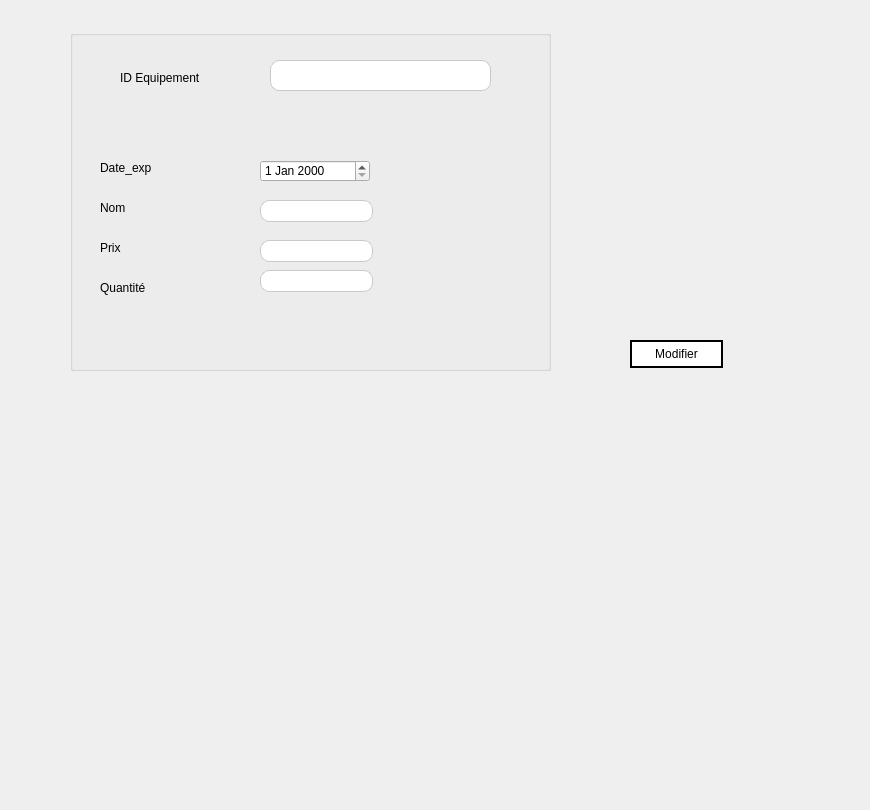
      <widget class="QWidget" name="tab_143">
       <attribute name="title">
        <string>Modifier un équipement</string>
       </attribute>
       <widget class="QLabel" name="label_11">
        <property name="geometry">
         <rect>
          <x>120</x>
          <y>70</y>
          <width>131</width>
          <height>16</height>
         </rect>
        </property>
        <property name="styleSheet">
         <string notr="true">
font: 87 8pt &quot;Segoe UI Black&quot;;</string>
        </property>
        <property name="text">
         <string>ID Equipement</string>
        </property>
       </widget>
       <widget class="QLineEdit" name="lineEdit_6">
        <property name="geometry">
         <rect>
          <x>270</x>
          <y>60</y>
          <width>221</width>
          <height>31</height>
         </rect>
        </property>
        <property name="styleSheet">
         <string notr="true">QLineEdit {
background-color: #ffffff;
border: 1px solid #c9c9c9;
border-radius: 9px;
padding: 2px 8px;
}

QLineEdit:focus {
border-color: #1e90ff;
}</string>
        </property>
        <property name="text">
         <string/>
        </property>
       </widget>
       <widget class="QLineEdit" name="lineEdit_7">
        <property name="geometry">
         <rect>
          <x>260</x>
          <y>240</y>
          <width>113</width>
          <height>22</height>
         </rect>
        </property>
        <property name="styleSheet">
         <string notr="true">QLineEdit {
background-color: #ffffff;
border: 1px solid #c9c9c9;
border-radius: 9px;
padding: 2px 8px;
}

QLineEdit:focus {
border-color: #1e90ff;
}</string>
        </property>
       </widget>
       <widget class="QDateEdit" name="dateEdit_2">
        <property name="geometry">
         <rect>
          <x>260</x>
          <y>160</y>
          <width>110</width>
          <height>22</height>
         </rect>
        </property>
       </widget>
       <widget class="QLineEdit" name="lineEdit_5">
        <property name="geometry">
         <rect>
          <x>260</x>
          <y>200</y>
          <width>113</width>
          <height>22</height>
         </rect>
        </property>
        <property name="styleSheet">
         <string notr="true">QLineEdit {
background-color: #ffffff;
border: 1px solid #c9c9c9;
border-radius: 9px;
padding: 2px 8px;
}

QLineEdit:focus {
border-color: #1e90ff;
}</string>
        </property>
       </widget>
       <widget class="QLabel" name="label_9">
        <property name="geometry">
         <rect>
          <x>100</x>
          <y>160</y>
          <width>111</width>
          <height>16</height>
         </rect>
        </property>
        <property name="styleSheet">
         <string notr="true">
font: 87 8pt &quot;Segoe UI Black&quot;;</string>
        </property>
        <property name="text">
         <string>Date_exp</string>
        </property>
       </widget>
       <widget class="QLabel" name="label_13">
        <property name="geometry">
         <rect>
          <x>100</x>
          <y>200</y>
          <width>101</width>
          <height>16</height>
         </rect>
        </property>
        <property name="styleSheet">
         <string notr="true">
font: 87 8pt &quot;Segoe UI Black&quot;;</string>
        </property>
        <property name="text">
         <string>Nom</string>
        </property>
       </widget>
       <widget class="QLabel" name="label_12">
        <property name="geometry">
         <rect>
          <x>100</x>
          <y>240</y>
          <width>101</width>
          <height>16</height>
         </rect>
        </property>
        <property name="styleSheet">
         <string notr="true">
font: 87 8pt &quot;Segoe UI Black&quot;;</string>
        </property>
        <property name="text">
         <string>Prix</string>
        </property>
       </widget>
       <widget class="QPushButton" name="pushButton">
        <property name="geometry">
         <rect>
          <x>630</x>
          <y>340</y>
          <width>93</width>
          <height>28</height>
         </rect>
        </property>
        <property name="styleSheet">
         <string notr="true">QPushButton {
border: 2px solid black;
font: 87 7pt &quot;Segoe UI Black&quot;;
	background-color: rgb(255, 255, 255);

}</string>
        </property>
        <property name="text">
         <string>Modifier</string>
        </property>
       </widget>
       <widget class="QGroupBox" name="groupBox_2_">
        <property name="geometry">
         <rect>
          <x>70</x>
          <y>30</y>
          <width>481</width>
          <height>341</height>
         </rect>
        </property>
        <property name="title">
         <string/>
        </property>
       </widget>
       <widget class="QLabel" name="label_220">
        <property name="geometry">
         <rect>
          <x>-70</x>
          <y>-70</y>
          <width>861</width>
          <height>801</height>
         </rect>
        </property>
        <property name="text">
         <string/>
        </property>
        <property name="pixmap">
         <pixmap resource="fond.qrc">:/Plan de travail 1@3x.png</pixmap>
        </property>
       </widget>
       <widget class="QLineEdit" name="lineEdit_8">
        <property name="geometry">
         <rect>
          <x>260</x>
          <y>270</y>
          <width>113</width>
          <height>22</height>
         </rect>
        </property>
        <property name="styleSheet">
         <string notr="true">QLineEdit {
background-color: #ffffff;
border: 1px solid #c9c9c9;
border-radius: 9px;
padding: 2px 8px;
}

QLineEdit:focus {
border-color: #1e90ff;
}</string>
        </property>
       </widget>
       <widget class="QLabel" name="label_10">
        <property name="geometry">
         <rect>
          <x>100</x>
          <y>280</y>
          <width>101</width>
          <height>16</height>
         </rect>
        </property>
        <property name="styleSheet">
         <string notr="true">
font: 87 8pt &quot;Segoe UI Black&quot;;</string>
        </property>
        <property name="text">
         <string>Quantité</string>
        </property>
       </widget>
       <zorder>groupBox_2_</zorder>
       <zorder>label_220</zorder>
       <zorder>label_11</zorder>
       <zorder>lineEdit_6</zorder>
       <zorder>lineEdit_7</zorder>
       <zorder>dateEdit_2</zorder>
       <zorder>lineEdit_5</zorder>
       <zorder>label_9</zorder>
       <zorder>label_13</zorder>
       <zorder>label_12</zorder>
       <zorder>pushButton</zorder>
       <zorder>lineEdit_8</zorder>
       <zorder>label_10</zorder>
      </widget>
